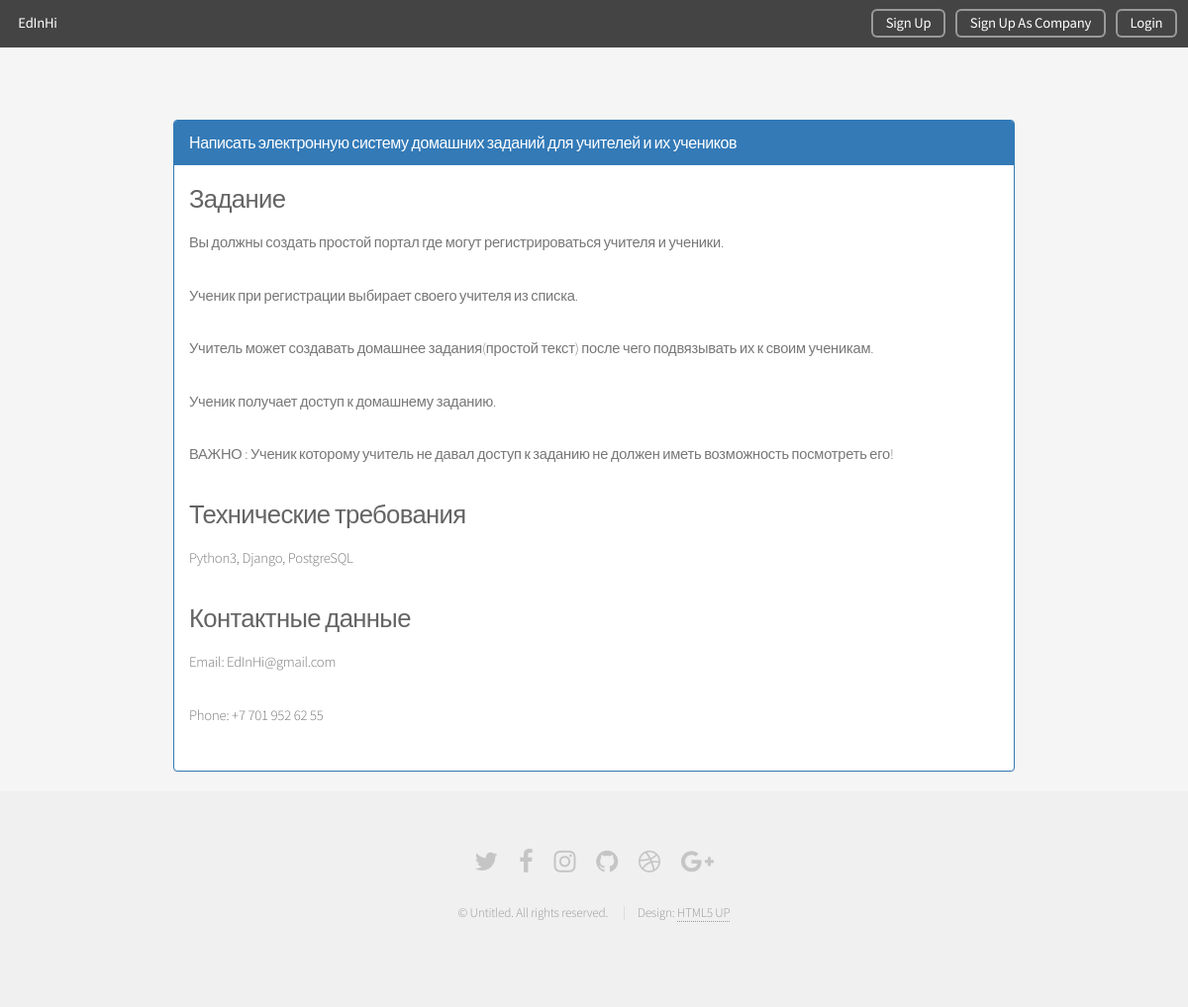
/task/company/1/, run on the app's committed database.
### tasks/models.py (models this page shows)
class CompanyTask(models.Model):
    name = models.CharField(max_length=200)
    comment_to_task = models.TextField()
    description = models.TextField()
    contact_email = models.EmailField()
    phone = models.CharField(max_length=20, null=True, blank=True)
    pub_date = models.DateTimeField('date published', default = timezone.now)

### tasks/views.py (the view)
# urls.py: url(r'^company/(?P<task_id>[0-9]+)/', views.company_task, name="ctask")
def company_task(request, task_id):
    task = get_object_or_404(CompanyTask, pk=task_id)
    return render(request, 'ctask/company_task.html', {'task':task})

### tasks/templates/ctask/company_task.html (shortened to what this page needs)
{%extends 'main_app/base.html' %}
{% load staticfiles %}
{% block content %}
<br><br><br><br><br>
<div class="container">
<div class="panel panel-primary">
  <div class="panel-heading">
    <h3 class="panel-title">{{ task.name }}</h3>
  </div>
  <div class="panel-body">
    {{ task.description|safe }}
    <h3><b>Контактные данные</b></h3>
    <p>Email: {{task.contact_email}}</p>
    <p>Phone: {{task.phone}} </p>
  </div>
</div>
</div>
{% endblock %}

### main_app/templates/main_app/base.html (shortened to what this page needs)
{% load staticfiles %}
<!DOCTYPE html>
<html lang="en">
<head>
    <link rel="stylesheet" href="{% static "bootstrap/css/bootstrap.min.css" %}" />
    <link rel="stylesheet" href="{% static "css/main.css" %}"/>
    <link rel="stylesheet" href="{% static "css/custom.css" %}"/>
</head>
<body class="landing">
<div id="page-wrapper">
    <header id="header">
        <h1><a href="{% url "index" %}">EdInHi</a></h1>
        <nav id="nav">
            <ul>
                {% if request.user.is_authenticated %}
                    {% if request.user.abstractuser.is_company == True %}
                        <li><a href="{% url "company" %}" class="button">Company Profile</a></li>
                    {% else %}
                        <li><a href="{% url "profile" %}" class="button">Profile</a></li>
                    {% endif %}
                    <li><a href="{% url "sign_out" %}" class="button">Sign Out</a></li>
                {% else %}
                    <li><a href="{% url "reg" %}" class="button">Sign Up</a></li>
                    <li><a href="{% url "company_reg" %}" class="button">Sign Up As Company</a></li>
                    <li><a href="{% url "auth" %}" class="button"></span>Login</a></li>
                {% endif %}
            </ul>
        </nav>
    </header>
    {% block content %}
    {% endblock %}
    <footer id="footer">
        <ul class="icons">
            <li><a href="#" class="icon fa-twitter"><span class="label">Twitter</span></a></li>
            <li><a href="#" class="icon fa-facebook"><span class="label">Facebook</span></a></li>
            <li><a href="#" class="icon fa-instagram"><span class="label">Instagram</span></a></li>
            <li><a href="#" class="icon fa-github"><span class="label">Github</span></a></li>
            <li><a href="#" class="icon fa-dribbble"><span class="label">Dribbble</span></a></li>
            <li><a href="#" class="icon fa-google-plus"><span class="label">Google+</span></a></li>
        </ul>
        <ul class="copyright">
            <li>&copy; Untitled. All rights reserved.</li>
            <li>Design: <a href="http://html5up.net">HTML5 UP</a></li>
        </ul>
    </footer>
</div>
</body>
</html>

### data on the page
CompanyTask: name "Написать электронную систему домашних заданий для учителей и их учеников", description "Задание Вы должны создать простой портал где могут регистрироваться учителя и ученики. Ученик при регистрации выбирает своего учителя из списка. Учитель может создавать домашнее задания(простой текст) после чего подвязывать их к своим ученикам. Ученик получает доступ к домашнему заданию. ВАЖНО : Ученик которому учитель не давал доступ к заданию не должен иметь возможность посмотреть его! Технические требования Python3, Django, PostgreSQL", contact_email "EdInHi@gmail.com", phone "+7 701 952 62 55"
